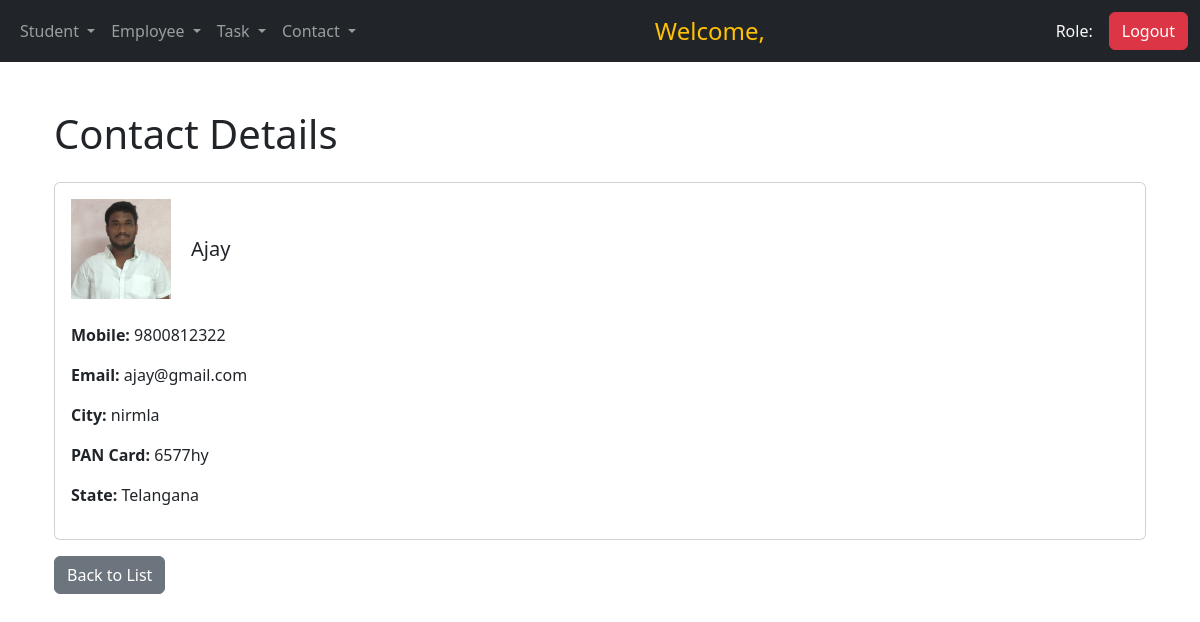
/view_operation/2/, run on the app's committed database.
### operations/models.py (models this page shows, shortened)
class Contact(models.Model):
    username = models.CharField(max_length=100)
    mobile = models.CharField(max_length=15)
    email = models.CharField(max_length=50,null=True,blank=True)
    city = models.CharField(max_length=15,null=True,blank=True)
    pancard = models.CharField(max_length=20,null=True,blank=True)
    state = models.CharField(max_length=15,null=True,blank=True)
    serial_number = models.PositiveIntegerField(default=0)
    profile_picture = models.ImageField(upload_to='contact_pictures/', blank=True, null=True)  # Add this line

### operations/views.py (the view)
# urls.py: path('view_operation/<int:pk>/', views.view_operation, name='view_operation'),
def view_operation(request, pk):
    contact = get_object_or_404(Contact, pk=pk)
    return render(request, 'contacts/view-operations.html', {'contact': contact})

### operations/templates/contacts/view-operations.html
{% extends 'base.html' %}
{% block content %}
<div class="container mt-5">
    <h1 class="mb-4">Contact Details</h1>
    <div class="card">
        <div class="card-body">
            <div class="d-flex align-items-center mb-4">
                {% if contact.profile_picture %}
                    <img src="{{ contact.profile_picture.url }}" alt="Profile Picture" style="width: 100px; height: 100px; object-fit: cover; margin-right: 20px;">
                {% else %}
                    <img src="https://cdn-icons-png.flaticon.com/512/847/847969.png" alt="Default Icon" style="width: 100px; height: 100px; object-fit: cover; margin-right: 20px;">
                {% endif %}
                <h5 class="card-title mb-0">{{ contact.username }}</h5>
            </div>
            <p><strong>Mobile:</strong> {{ contact.mobile }}</p>
            <p><strong>Email:</strong> {{ contact.email }}</p>
            <p><strong>City:</strong> {{ contact.city }}</p>
            <p><strong>PAN Card:</strong> {{ contact.pancard }}</p>
            <p><strong>State:</strong> {{ contact.state }}</p>
        </div>
    </div>
    <a href="{% url 'operations_list' %}" class="btn btn-secondary mt-3">Back to List</a>
</div>
{% endblock %}

### data on the page
Contact: profile_picture (picture), username "Ajay", mobile "9800812322", email "ajay@gmail.com", city "nirmla", pancard "6577hy", state "Telangana"
